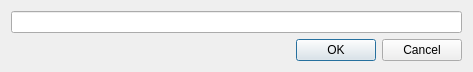
<?xml version="1.0" encoding="UTF-8"?>
<ui version="4.0">
 <class>UrlDialog</class>
 <widget class="QDialog" name="UrlDialog">
  <property name="geometry">
   <rect>
    <x>0</x>
    <y>0</y>
    <width>473</width>
    <height>72</height>
   </rect>
  </property>
  <layout class="QVBoxLayout" name="verticalLayout">
   <item>
    <widget class="QLineEdit" name="lineEdit"/>
   </item>
   <item>
    <widget class="QDialogButtonBox" name="buttonBox">
     <property name="standardButtons">
      <set>QDialogButtonBox::Cancel|QDialogButtonBox::Ok</set>
     </property>
    </widget>
   </item>
  </layout>
 </widget>
 <resources/>
 <connections>
  <connection>
   <sender>buttonBox</sender>
   <signal>rejected()</signal>
   <receiver>UrlDialog</receiver>
   <slot>reject()</slot>
   <hints>
    <hint type="sourcelabel">
     <x>236</x>
     <y>48</y>
    </hint>
    <hint type="destinationlabel">
     <x>236</x>
     <y>35</y>
    </hint>
   </hints>
  </connection>
  <connection>
   <sender>buttonBox</sender>
   <signal>accepted()</signal>
   <receiver>UrlDialog</receiver>
   <slot>accept()</slot>
   <hints>
    <hint type="sourcelabel">
     <x>236</x>
     <y>48</y>
    </hint>
    <hint type="destinationlabel">
     <x>236</x>
     <y>35</y>
    </hint>
   </hints>
  </connection>
 </connections>
</ui>
